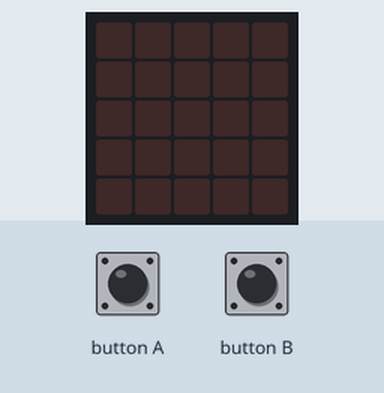
Recording of a program running on a simulated BBC micro:bit (MakeCode). On the bench: the board's 5×5 LED display. The test bench sets the inputs (shaded band).

Above: at 1.2 s.
1.3 s: button B pressed for 0.15 s
At 2.0 s:
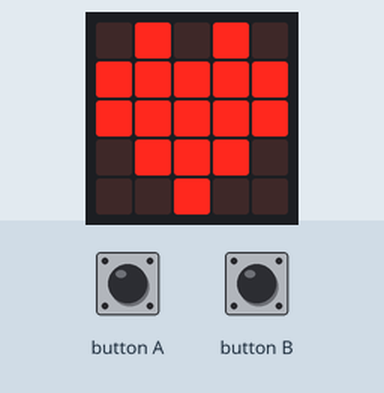
At 2.8 s:
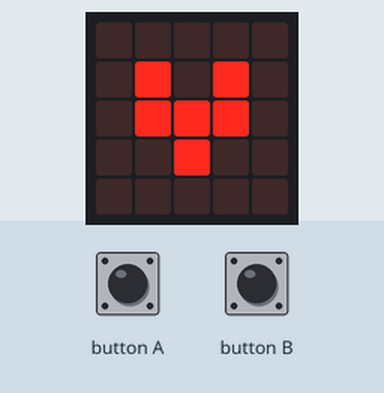
4.4 s: button A pressed for 0.15 s
At 9.1 s:
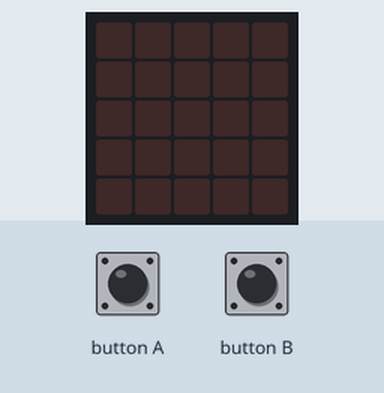
Timing chart, 0 to 10.6 s (numbered marks = the images above; inputs shaded):
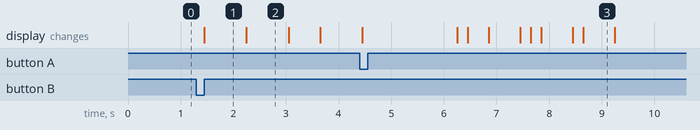

The program:

main.ts
```typescript
input.onButtonPressed(Button.A, function () {
    for (let index = 0; index < 3; index++) {
        basic.showIcon(IconNames.Heart)
        basic.pause(200)
        basic.clearScreen()
    }
    basic.clearScreen()
})
input.onButtonPressed(Button.B, function () {
    for (let index = 0; index < 3; index++) {
        basic.showIcon(IconNames.Heart)
        basic.pause(200)
        basic.showIcon(IconNames.SmallHeart)
        basic.pause(200)
        basic.showLeds(`
            . . . . .
            . . . . .
            . . # . .
            . . . . .
            . . . . .
            `)
        basic.pause(200)
        basic.showIcon(IconNames.SmallHeart)
        basic.pause(200)
        basic.showIcon(IconNames.Heart)
    }
})
```

test.ts
```typescript
// tests gaan hier; deze zal niet worden gecompileerd wanneer dit pakket wordt gebruikt als extensie.
```

Measured:
- after the input at 1.3 s, the display: changes after 0.15 s (image 1)
- what the display in image 1 shows lasts 0.8 s, from 1.5 s to 2.3 s
- what the display in image 3 shows lasts 0.6 s, from 8.7 s to 9.3 s
